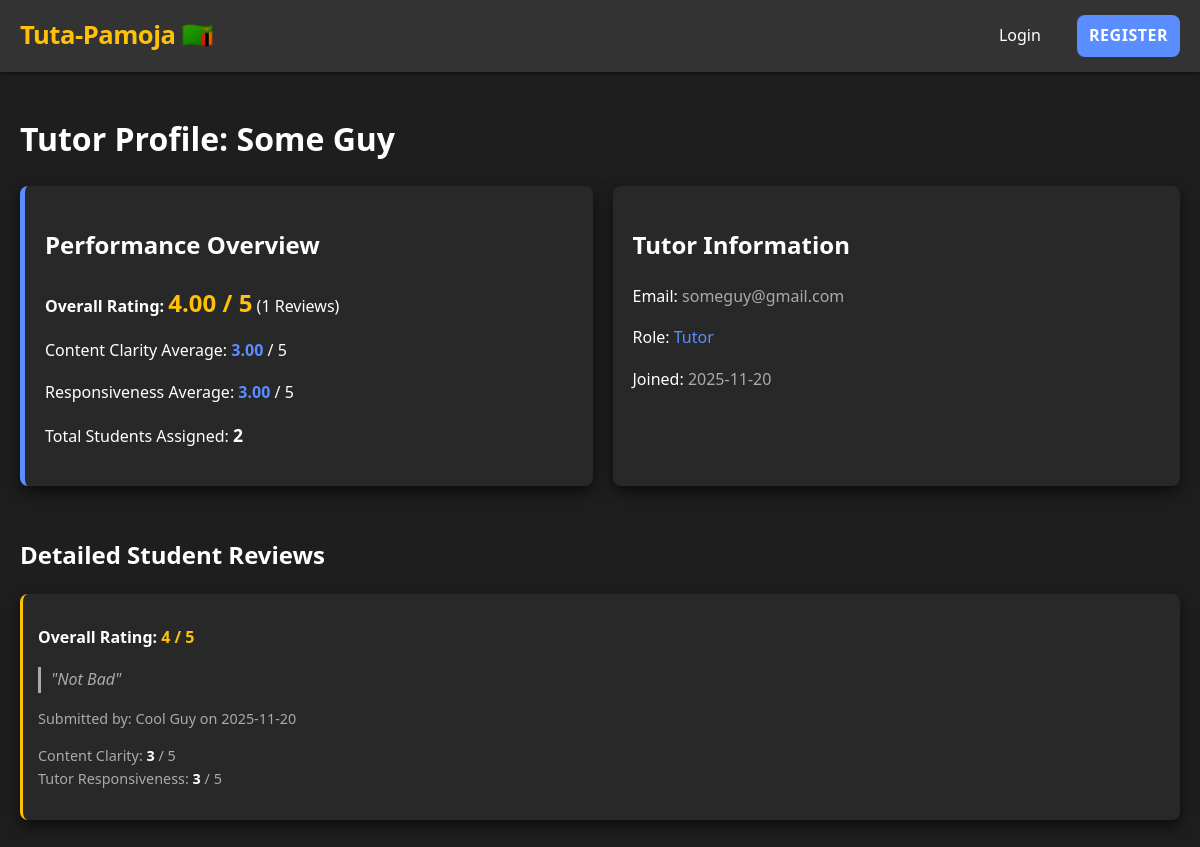
Page /tutor/2 on the earlier database version.
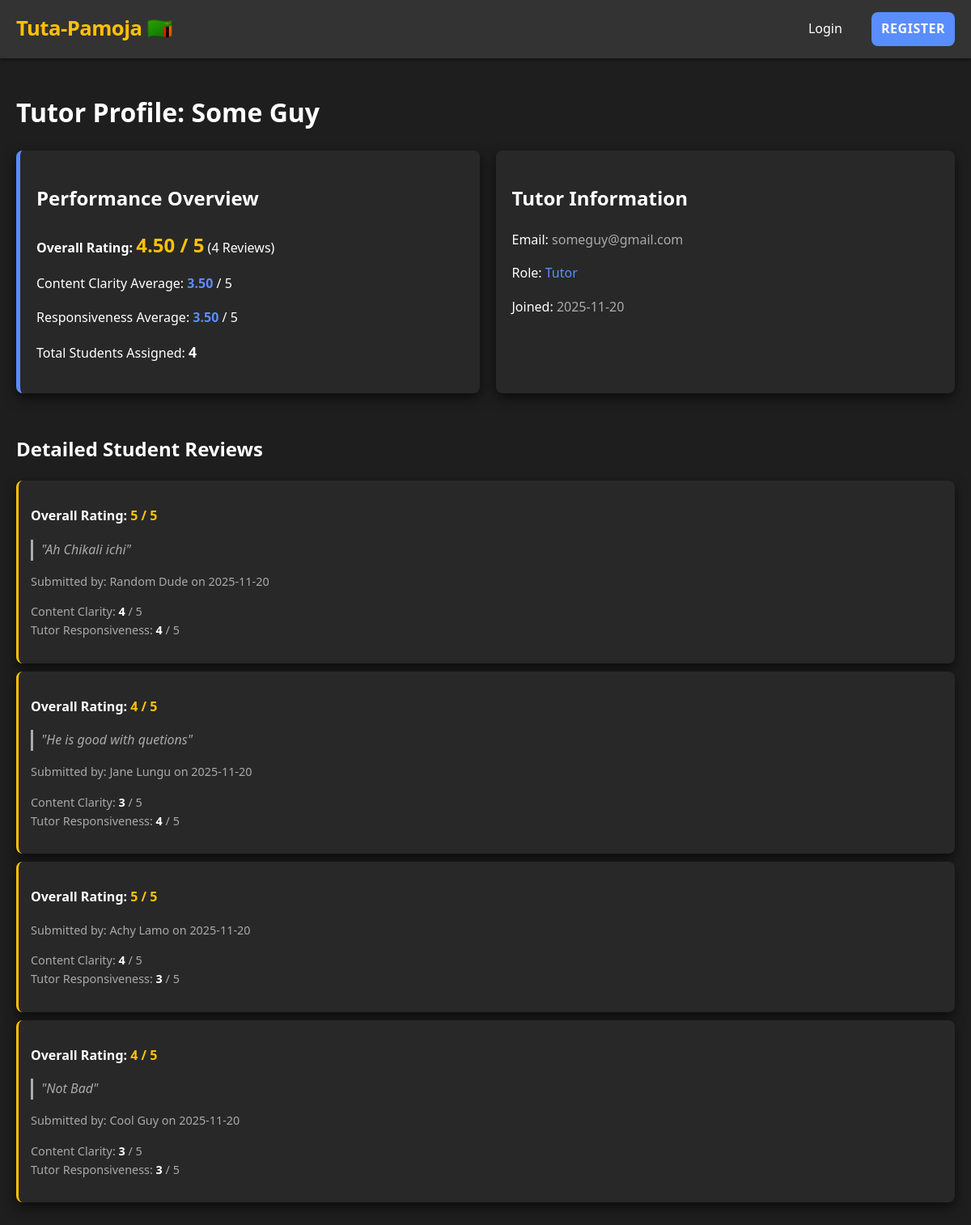
Same page on the later database version.
### models.py (models this page shows, shortened)
class User(UserMixin, db.Model):
    __tablename__ = 'Users'
    id = db.Column(db.Integer, primary_key=True)
    username = db.Column(db.String(80), unique=True, nullable=False)
    password_hash = db.Column(db.String(128), nullable=False)
    email = db.Column(db.String(120), unique=True)
    full_name = db.Column(db.String(120), nullable=False)
    role = db.Column(db.String(20), nullable=False) # 'Admin', 'Tutor', or 'Student'
    tutor_id = db.Column(db.Integer, db.ForeignKey('Users.id')) # Student's assigned Tutor (Requirement 1.3.5)
    university_id = db.Column(db.Integer, db.ForeignKey('Universities.id')) # Student's university (Requirement 1.2.1)
    university = db.relationship('University', backref='students', lazy=True)
    is_approved = db.Column(db.Boolean, nullable=False, default=False)
    is_paid_current_month = db.Column(db.Boolean, nullable=False, default=False)
    created_at = db.Column(db.DateTime, default=datetime.utcnow)
    students_assigned = db.relationship('User', foreign_keys=[tutor_id], backref=db.backref('assigned_tutor', remote_side=[id]), lazy='dynamic')
    payments_made = db.relationship('Payment', foreign_keys='Payment.student_id', backref='student', lazy='dynamic')
    payments_received = db.relationship('Payment', foreign_keys='Payment.tutor_id', backref='tutor', lazy='dynamic')
    reviews_given = db.relationship('TutorReview', foreign_keys='TutorReview.student_id', backref='reviewer', lazy='dynamic')
    reviews_received = db.relationship('TutorReview', foreign_keys='TutorReview.tutor_id', backref='tutor_profile', lazy='dynamic')
    uploaded_documents = db.relationship('Document', backref='uploader_tutor', lazy='dynamic')

class TutorReview(db.Model):
    __tablename__ = 'TutorReviews'
    id = db.Column(db.Integer, primary_key=True)
    tutor_id = db.Column(db.Integer, db.ForeignKey('Users.id'), nullable=False)
    student_id = db.Column(db.Integer, db.ForeignKey('Users.id'), nullable=False)
    rating = db.Column(db.Integer, nullable=False) # 1 to 5 (Requirement 1.5.15)
    review_text = db.Column(db.Text)
    content_clear_score = db.Column(db.Integer) # Questionnaire element (Requirement 1.5.16)
    tutor_responsive_score = db.Column(db.Integer) # Questionnaire element (Requirement 1.5.16)
    review_date = db.Column(db.DateTime, default=datetime.utcnow)
    __table_args__ = (db.UniqueConstraint('tutor_id', 'student_id'),)

### main_routes.py (the view)
@main.route('/tutor/<int:tutor_id>')
def view_tutor_profile(tutor_id):
    tutor = db.session.get(User, tutor_id)
    if not tutor or tutor.role != ROLES['Tutor']:
        flash('Tutor profile not found.', 'danger')
        return redirect(url_for('main.list_tutors'))
    reviews = TutorReview.query.filter_by(
        tutor_id=tutor_id
    ).order_by(TutorReview.review_date.desc()).all()
    review_stats = db.session.query(
        func.count(TutorReview.id).label('total_reviews'),
        func.avg(TutorReview.rating).label('avg_rating'),
        func.avg(TutorReview.content_clear_score).label('avg_content_clear'),
        func.avg(TutorReview.tutor_responsive_score).label('avg_responsive')
    ).filter(TutorReview.tutor_id == tutor_id).one_or_none()
    total_students = User.query.filter_by(tutor_id=tutor_id).count()
    return render_template('tutor_profile.html',
        tutor=tutor,
        reviews=reviews,
        review_stats=review_stats,
        total_students=total_students
    )

### templates/tutor_profile.html (shortened to what this page needs)
{% extends "base.html" %}
{% block content %}
    <h1>Tutor Profile: {{ tutor.full_name }}</h1>
    <div class="flex-columns" style="margin-bottom: 30px;">
        <div class="card" style="border-left: 5px solid var(--color-primary);">
            <h2>Performance Overview</h2>
            {% if review_stats and review_stats.total_reviews > 0 %}
                <p><strong>Overall Rating:</strong>
                    <strong style="color: var(--color-accent); font-size: 1.5em;">{{ "%.2f"|format(review_stats.avg_rating) }} / 5</strong>
                    ({{ review_stats.total_reviews }} Reviews)
                </p>
                <p>Content Clarity Average: <strong style="color: var(--color-primary);">{{ "%.2f"|format(review_stats.avg_content_clear) }}</strong> / 5</p>
                <p>Responsiveness Average: <strong style="color: var(--color-primary);">{{ "%.2f"|format(review_stats.avg_responsive) }}</strong> / 5</p>
            {% else %}
                <p style="color: var(--color-text-secondary);">No reviews submitted for this tutor yet.</p>
            {% endif %}
            <p style="margin-top: 15px;">Total Students Assigned: <strong style="font-size: 1.1em;">{{ total_students }}</strong></p>
        </div>
        <div class="card">
            <h2>Tutor Information</h2>
            <p>Email: <span style="color: var(--color-text-secondary);">{{ tutor.email }}</span></p>
            <p>Role: <span style="color: var(--color-primary);">{{ tutor.role }}</span></p>
            <p>Joined: <span style="color: var(--color-text-secondary);">{{ tutor.created_at.strftime('%Y-%m-%d') }}</span></p>
        </div>
    </div>
    <h2>Detailed Student Reviews</h2>
    {% if reviews %}
        {% for review in reviews %}
            <div class="card" style="padding: 15px; margin-bottom: 10px; border-left: 3px solid var(--color-accent);">
                <p><strong>Overall Rating: <span style="color: var(--color-accent);">{{ review.rating }} / 5</span></strong></p>
                {% if review.review_text %}
                    <blockquote style="font-style: italic; border-left: 3px solid var(--color-text-secondary); padding-left: 10px; margin: 10px 0; color: var(--color-text-secondary);">"{{ review.review_text }}"</blockquote>
                {% endif %}
                <p style="font-size: 0.9em; color: var(--color-text-secondary);">
                    Submitted by: {{ review.reviewer.full_name }} on {{ review.review_date.strftime('%Y-%m-%d') }}
                </p>
                <ul style="list-style-type: none; padding: 0; font-size: 0.9em; margin-top: 10px; color: var(--color-text-secondary);">
                    <li>Content Clarity: <strong style="color: var(--color-text-main);">{{ review.content_clear_score }}</strong> / 5</li>
                    <li>Tutor Responsiveness: <strong style="color: var(--color-text-main);">{{ review.tutor_responsive_score }}</strong> / 5</li>
                </ul>
            </div>
        {% endfor %}
    {% else %}
        <p style="color: var(--color-text-secondary);">No detailed reviews available yet.</p>
    {% endif %}
{% endblock %}

### templates/base.html (shortened to what this page needs)
<!DOCTYPE html>
<html lang="en">
<head>
    <link rel="stylesheet" href="{{ url_for('static', filename='css/style.css') }}">
</head>
<body>
    <div class="navbar">
        <a href="{{ url_for('main.index') }}" class="logo">Tuta-Pamoja 🇿🇲</a>
        <div class="nav-links">
            {% if current_user.is_authenticated %}
                <span class="user-status">Hello, {{ current_user.full_name }} ({{ current_user.role }})</span>
                {% if current_user.role == 'Admin' %}
                    <a href="{{ url_for('admin.dashboard') }}">Dashboard</a>
                {% elif current_user.role == 'Tutor' %}
                    <a href="{{ url_for('tutor.dashboard') }}">Dashboard</a>
                {% else %}
                    <a href="{{ url_for('main.student_dashboard') }}">Dashboard</a>
                {% endif %}
                <a href="{{ url_for('main.logout') }}" class="btn btn-secondary">Logout</a>
            {% else %}
                <a href="{{ url_for('main.login') }}">Login</a>
                <a href="{{ url_for('main.register_choice') }}" class="btn btn-primary">Register</a>
            {% endif %}
        </div>
    </div>
    <div class="content main-content">
        {% block content %}{% endblock %}
    </div>
    </body>
</html>

### static/css/style.css (style rules this page uses)
:root { --color-primary: #5A8DFF; --color-primary-dark: #4B7AD6; --color-accent: #FFC107; --color-bg-dark: #1e1e1e; --color-surface-card: #282828; --color-surface-alt: #333333; --color-border: #444444; --color-text-main: #FFFFFF; --color-text-secondary: #AAAAAA; --color-success: #4CAF50; --color-danger: #F44336; --color-info: #00C4FF; --spacing-base: 20px; --border-radius: 8px; --box-shadow-z1: 0 2px 4px rgba(0, 0, 0, 0.4); --box-shadow-z2: 0 6px 15px rgba(0, 0, 0, 0.6); --transition-speed: 0.3s; }
* { box-sizing: border-box; }
body { font-family: 'Segoe UI', Roboto, Helvetica, Arial, sans-serif; margin: 0; padding: 0; background-color: var(--color-bg-dark); color: var(--color-text-main); line-height: 1.6; min-height: 100vh; }
a { color: var(--color-primary); text-decoration: none; transition: color var(--transition-speed); }
h1, h2, h3, h4 { color: var(--color-text-main); font-weight: 600; }
.navbar { background-color: var(--color-surface-alt); padding: 15px var(--spacing-base); display: flex; justify-content: space-between; align-items: center; box-shadow: var(--box-shadow-z1); z-index: 100; position: sticky; top: 0; }
.navbar .logo { font-size: 1.6rem; font-weight: 800; color: var(--color-accent); letter-spacing: -0.5px; }
.nav-links a { margin-left: var(--spacing-base); padding: 8px 12px; border-radius: var(--border-radius); color: var(--color-text-main); transition: background-color var(--transition-speed); }
.main-content { flex-grow: 1; padding: var(--spacing-base); animation: fadeIn var(--transition-speed) ease-out; }
.card { background-color: var(--color-surface-card); padding: var(--spacing-base); border-radius: var(--border-radius); box-shadow: var(--box-shadow-z2); margin-bottom: var(--spacing-base); transition: transform 0.2s ease-in-out, box-shadow 0.2s ease-in-out; }
.btn { display: inline-block; padding: 12px 25px; border: none; border-radius: var(--border-radius); cursor: pointer; font-weight: 600; text-align: center; transition: all 0.2s ease-in-out; text-transform: uppercase; letter-spacing: 0.5px; }
.btn-primary, input[type="submit"] { background-color: var(--color-primary); color: var(--color-text-main); }
.flex-columns { display: flex; gap: var(--spacing-base); }
.flex-columns > * { flex: 1; }

Differences in the rows shown:
added TutorReview: rating "5", review_text "Ah Chikali ichi", reviewer.full_name "Random Dude", review_date "2025-11-20", content_clear_score "4", tutor_responsive_score "4"
added TutorReview: rating "4", review_text "He is good with quetions", reviewer.full_name "Jane Lungu", review_date "2025-11-20", content_clear_score "3", tutor_responsive_score "4"
added TutorReview: rating "5", reviewer.full_name "Achy Lamo", review_date "2025-11-20", content_clear_score "4", tutor_responsive_score "3"
Other differences:
{{ "%.2f"|format(review_stats.avg_rating) }}: "4.00" → "4.50"
{{ review_stats.total_reviews }}: "1" → "4"
{{ "%.2f"|format(review_stats.avg_content_clear) }}: "3.00" → "3.50"
{{ "%.2f"|format(review_stats.avg_responsive) }}: "3.00" → "3.50"
{{ total_students }}: "2" → "4"
